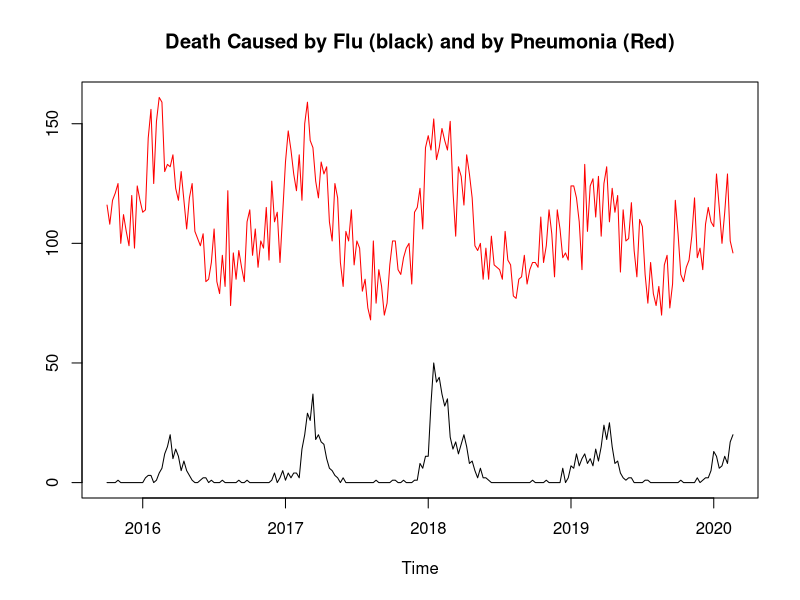
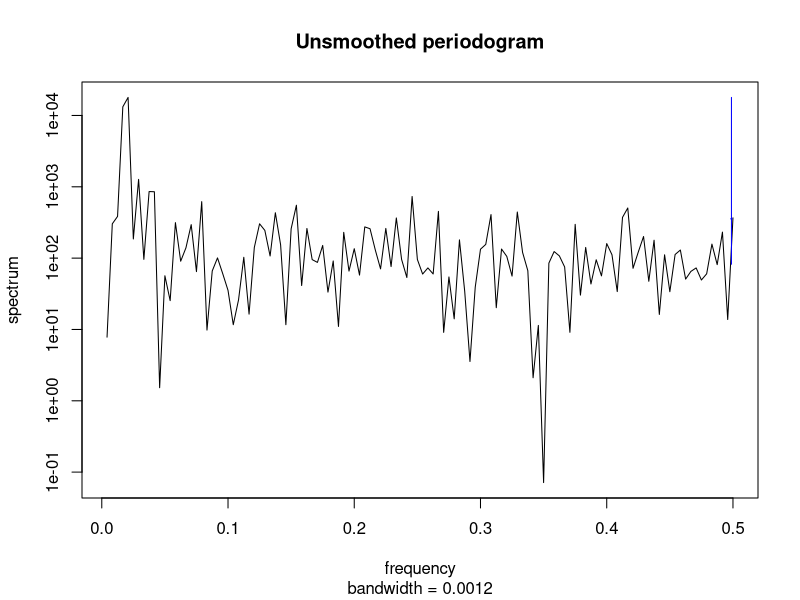
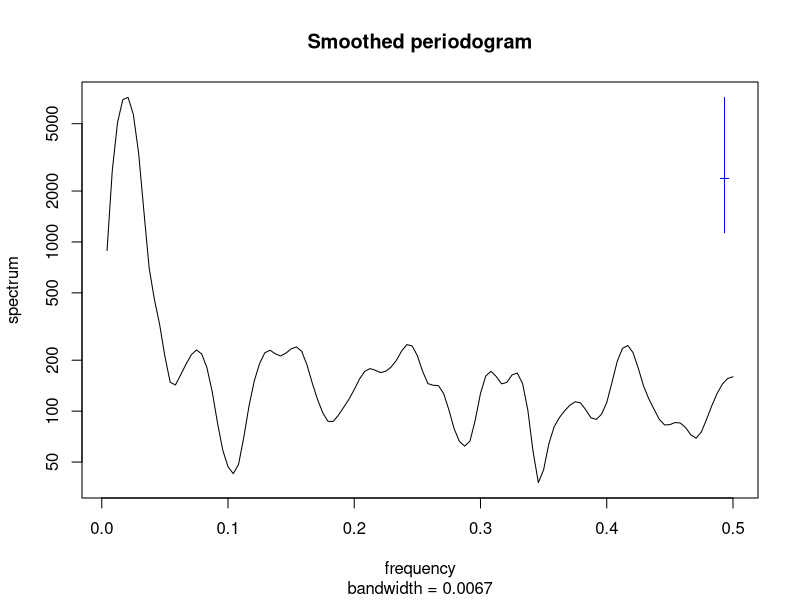
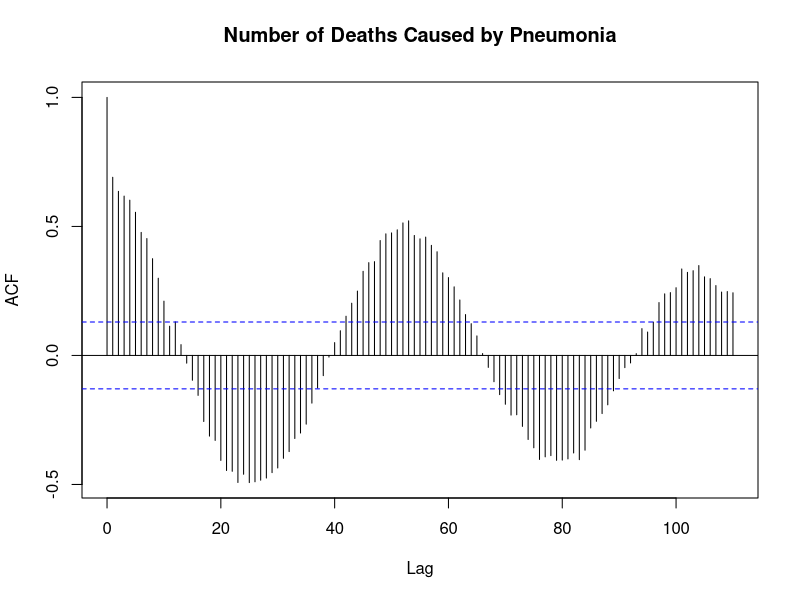
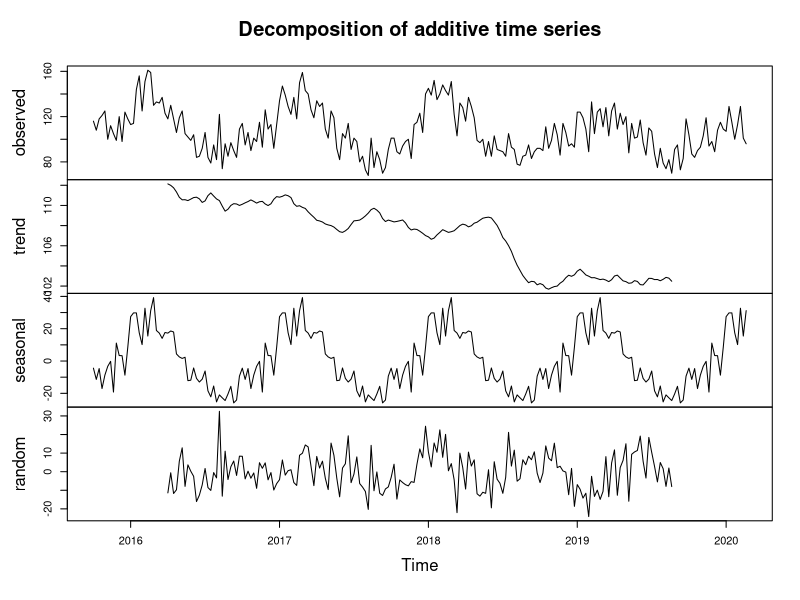
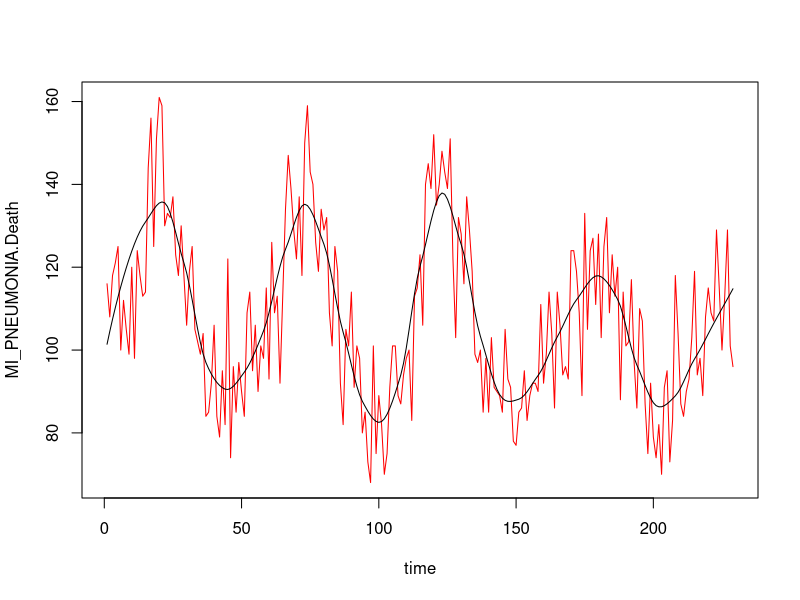
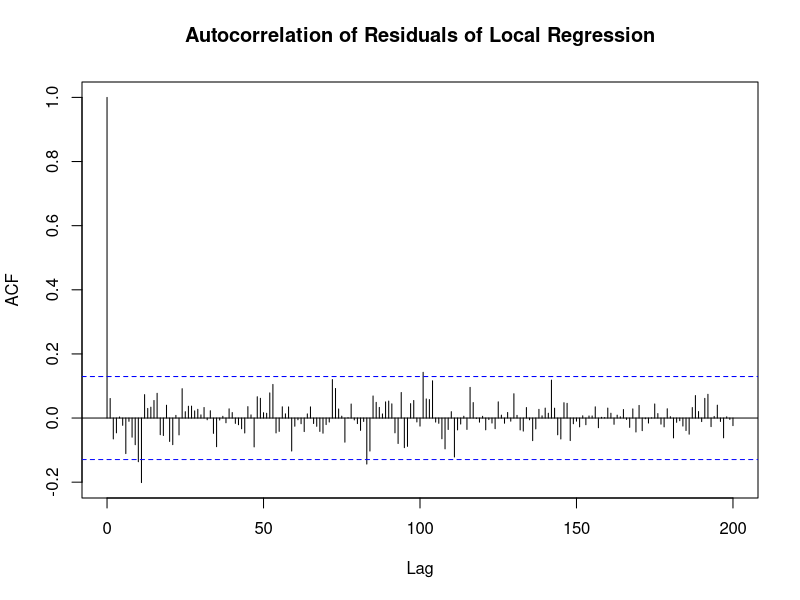
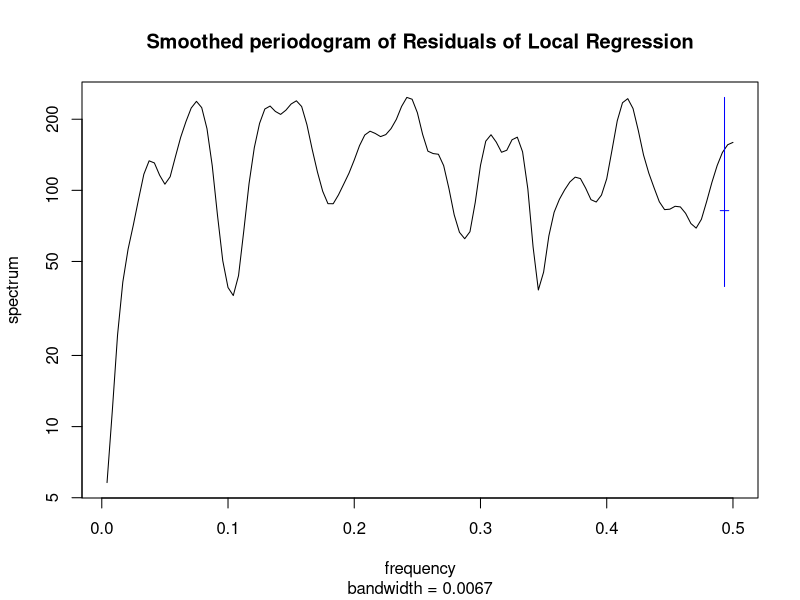

The R source for these figures, in order: (Note: this script raises an error after producing the figures.)
## ---- chunk 1
knitr::opts_chunk$set(echo = FALSE, eval = TRUE, warning = FALSE, message = FALSE)
## ---- chunk 2
library(forecast)
## ---- chunk 3
MI_fludata = read.table(file = "State_Michigan_2015-20_Data.csv",header=TRUE, sep = ",")
knitr::kable( head( MI_fludata[4:9] ) )
## ---- chunk 4

# flu_data = read.table(file = "NCHSData09.csv",header=TRUE, sep = ",")





# plot( ts (MI_fludata$NUM.INFLUENZA.DEATHS, frequency = 52, start = c(2015, 40))  )
# plot( ts (MI_fludata$NUM.PNEUMONIA.DEATHS, frequency = 52, start = c(2015, 40))  )
MI_FLU.Death = ts (MI_fludata$NUM.INFLUENZA.DEATHS, frequency = 52, start = c(2015, 40))

MI_PNEUMONIA.Death =  ts (MI_fludata$NUM.PNEUMONIA.DEATHS, frequency = 52, start = c(2015, 40))


ts.plot(MI_FLU.Death, MI_PNEUMONIA.Death, gpars = list(col = c("black", "red")), main = "Death Caused by Flu (black) and by Pneumonia (Red)")

## ---- chunk 5
s1=spectrum(MI_fludata$NUM.PNEUMONIA.DEATHS,main="Unsmoothed periodogram")
fre1=s1$freq[which.max(s1$spec)]

cat("Period of a cycle: ", 1/fre1)


s2=spectrum(MI_fludata$NUM.PNEUMONIA.DEATHS,spans=c(3,5,3), main="Smoothed periodogram")
## ---- chunk 6
acf( MI_fludata$NUM.PNEUMONIA.DEATHS , main="Number of Deaths Caused by Pneumonia", lag.max = 110)
## ---- chunk 7
decomposition <- decompose(MI_PNEUMONIA.Death)
plot(decomposition)
## ---- chunk 8
time = 1:229
u1_loess <- loess(MI_PNEUMONIA.Death~time,span=0.2)
plot(time,MI_PNEUMONIA.Death,type="l",col="red" )
lines(u1_loess$x,u1_loess$fitted,type="l")
## ---- chunk 9
acf( u1_loess$residuals, lag.max = 200 , main = "Autocorrelation of Residuals of Local Regression")
spectrum(u1_loess$residuals,spans=c(3,5,3),main="Smoothed periodogram of Residuals of Local Regression")

## ---- chunk 10
aic_table <- function(data,P,Q){
  table <- matrix(NA,(P+1),(Q+1))
  for(p in 0:P) {
    for(q in 0:Q) {
      table[p+1,q+1] <- arima(data,order=c(p,0,q), optim.control = list(maxit = 1000) )$aic
    }
  }
  dimnames(table) <- list(paste("AR",0:P, sep=""),paste("MA",0:Q,sep=""))
  return( table )
}
## ---- chunk 11
residuals_aic_table <- aic_table(u1_loess$residuals,5,5)


knitr::kable(residuals_aic_table)
## ---- chunk 12
arma_22 = arima(u1_loess$residuals,order=c(2,0,2))
arma_22
## ---- chunk 13
AR_roots <- polyroot(c(1,-coef(arma_22)[c("ar1","ar2")])) 
cat("AR Roots: ", AR_roots)

MA_roots <- polyroot(c(1,coef(arma_22)[c("ma1","ma2")]))
cat("MA Roots: ", MA_roots)
## ---- chunk 14
acf( arma_22$residuals, lag.max = 100 )
qqnorm(arma_22$residuals)
qqline(arma_22$residuals)
shapiro.test(arma_22$residuals)
## ---- chunk 15

fitted =  fitted(arma_22, start = c(2015, 40) ) 
ts.plot(ts(fitted+u1_loess$fitted, frequency = 52, start = c(2015, 40) ), 
        MI_PNEUMONIA.Death, 
        gpars = list(col = c("black", "red")), main = "Fitted(black) vs. Real Data")

plot(x =  as.vector( fitted+u1_loess$fitted ), 
     y = as.vector( MI_PNEUMONIA.Death) - as.vector( fitted+u1_loess$fitted ),
     xlab = "fitted value",
     ylab = "residual")
## ---- chunk 16
time = 1:229
u1_loess_0.5 <- loess(MI_PNEUMONIA.Death~time,span=0.5)
plot(time,MI_PNEUMONIA.Death,type="l",col="red" )
lines(u1_loess_0.5$x,u1_loess_0.5$fitted,type="l")

acf(u1_loess_0.5$residuals)
## ---- chunk 17
knitr::kable( aic_table(u1_loess_0.5$residuals,8,8) )
## ---- chunk 18
sarma_303_100 = arima(u1_loess_0.5$residuals,order=c(3,0,3), seasonal=list(order=c(1,0,0),period=52))
sarma_303_100
sarma_303_001 = arima(u1_loess_0.5$residuals,order=c(3,0,3), seasonal=list(order=c(0,0,1),period=52))
sarma_303_001
sarma_303_101 = arima(u1_loess_0.5$residuals,order=c(3,0,3), seasonal=list(order=c(1,0,1),period=52))
sarma_303_101
## ---- chunk 19
acf( sarma_303_100$residuals, lag.max = 200 )
qqnorm(sarma_303_100$residuals)
qqline(sarma_303_100$residuals)
shapiro.test(sarma_303_100$residuals)
## ---- chunk 20
fitted =  fitted(sarma_303_100, start = c(2015, 40) ) 
ts.plot(ts(fitted+u1_loess_0.5$fitted, frequency = 52, start = c(2015, 40) ), 
        MI_PNEUMONIA.Death, 
        gpars = list(col = c("black", "red")), 
        main = "SARIMA(303)*(100)_52 Fitted Deaths(black) vs. Real Data(red)")


plot(x = as.vector( fitted+u1_loess_0.5$fitted ), 
     y = as.vector( MI_PNEUMONIA.Death) - as.vector( fitted+u1_loess_0.5$fitted ),
     xlab = "fitted value",
     ylab = "residual")

